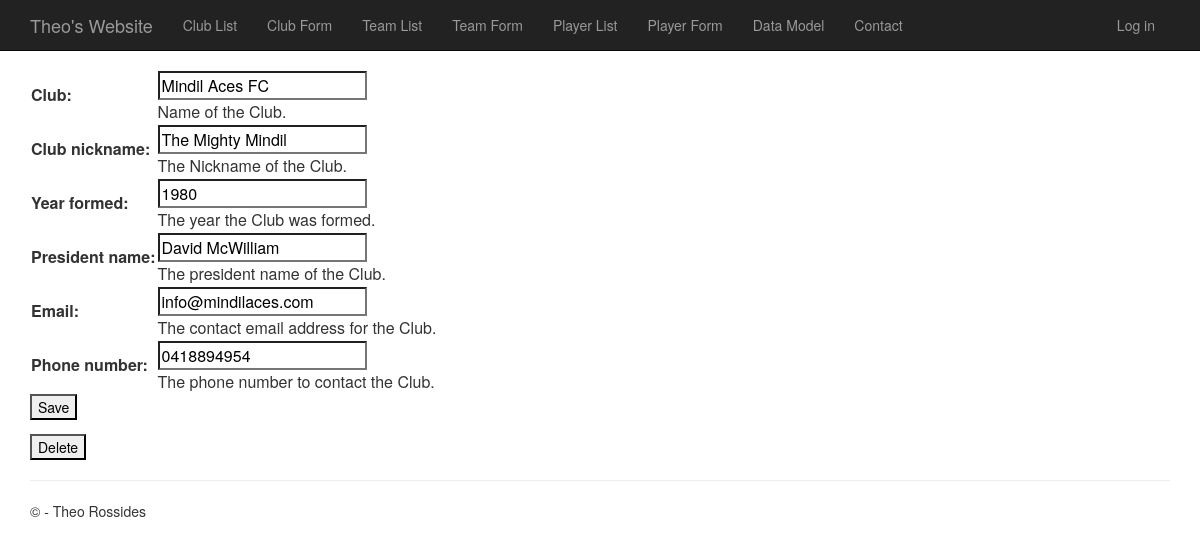
Page /clubs/5 on the committed database.
### app/models.py (models this page shows, shortened)
class Club(models.Model):
    name = models.CharField("club",max_length=50, help_text='Name of the Club.')
    year_formed = models.PositiveIntegerField(help_text='The year the Club was formed.')
    president_name = models.CharField(max_length=25, help_text='The president name of the Club.')
    email = models.EmailField(help_text='The contact email address for the Club.')
    phone_number = models.CharField(max_length=12, help_text='The phone number to contact the Club.')
    club_nickname = models.CharField(max_length=20, help_text='The Nickname of the Club.')

### app/views.py (the view, shortened to what this page needs)
# urls.py: url(r'^clubs/(?P<id>\d+)$', app.views.clubdetails, name='clubdetails'),
def clubdetails(request, id):
    club = Club.objects.get(pk = id);
    if request.method == "GET":
        form = ClubForm(instance=club)
        pagedata= { 'club': club, 'edit_form' : form }
        return render(request, 'app/clubdetails.html', pagedata);

### app/models.py
class ClubForm(forms.ModelForm):
    class Meta:
        model = Club;
        fields = ['name', 'club_nickname', 'year_formed', 'president_name', 'email', 'phone_number'];

### app/templates/app/clubdetails.html (shortened to what this page needs)
﻿{% extends "app/layout.html" %}
{% block content %}
    <form action="" method="post">
        <table>
        {{ edit_form.as_table }}
        </table>
        <button type="submit">Save</button>
    </form>
    <form action="{% url 'clubdelete' club.id %}" method="get">
        <button type="submit">Delete</button>
    </form>
{% endblock %}

### app/static/app/content/site.css (style rules this page uses)
body { padding-top: 50px; padding-bottom: 20px; }
input, select, textarea { max-width: 280px; }

### rows in the picture
Club: name "Mindil Aces FC", club_nickname "The Mighty Mindil", year_formed "1980", president_name "David McWilliam", email "info@mindilaces.com", phone_number "0418894954"
